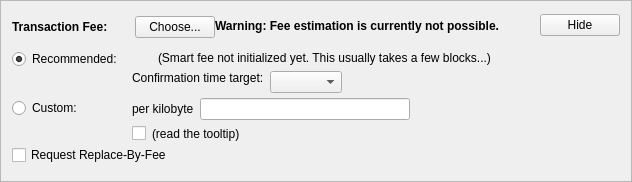
      <widget class="QFrame" name="frameFee">
       <property name="sizePolicy">
        <sizepolicy hsizetype="Preferred" vsizetype="Fixed">
         <horstretch>0</horstretch>
         <verstretch>0</verstretch>
        </sizepolicy>
       </property>
       <property name="frameShape">
        <enum>QFrame::StyledPanel</enum>
       </property>
       <property name="frameShadow">
        <enum>QFrame::Raised</enum>
       </property>
       <layout class="QVBoxLayout" name="verticalLayout_5">
        <item>
         <layout class="QVBoxLayout" name="verticalLayoutFee2" stretch="0,0,0">
          <property name="spacing">
           <number>0</number>
          </property>
          <property name="leftMargin">
           <number>0</number>
          </property>
          <property name="topMargin">
           <number>0</number>
          </property>
          <item>
           <layout class="QHBoxLayout" name="horizontalLayoutFee1">
            <property name="bottomMargin">
             <number>0</number>
            </property>
            <item>
             <layout class="QVBoxLayout" name="verticalLayoutFee7">
              <property name="spacing">
               <number>0</number>
              </property>
              <item>
               <spacer name="verticalSpacerSmartFee">
                <property name="orientation">
                 <enum>Qt::Vertical</enum>
                </property>
                <property name="sizeType">
                 <enum>QSizePolicy::Fixed</enum>
                </property>
                <property name="sizeHint" stdset="0">
                 <size>
                  <width>1</width>
                  <height>4</height>
                 </size>
                </property>
               </spacer>
              </item>
              <item>
               <layout class="QHBoxLayout" name="horizontalLayoutSmartFee">
                <property name="spacing">
                 <number>10</number>
                </property>
                <item>
                 <widget class="QLabel" name="labelFeeHeadline">
                  <property name="sizePolicy">
                   <sizepolicy hsizetype="Preferred" vsizetype="Maximum">
                    <horstretch>0</horstretch>
                    <verstretch>0</verstretch>
                   </sizepolicy>
                  </property>
                  <property name="font">
                   <font>
                    <weight>75</weight>
                    <bold>true</bold>
                   </font>
                  </property>
                  <property name="styleSheet">
                   <string notr="true">font-weight:bold;</string>
                  </property>
                  <property name="text">
                   <string>Transaction Fee:</string>
                  </property>
                 </widget>
                </item>
                <item>
                 <widget class="QLabel" name="labelFeeMinimized">
                  <property name="text">
                   <string/>
                  </property>
                 </widget>
                </item>
                <item>
                 <widget class="QPushButton" name="buttonChooseFee">
                  <property name="text">
                   <string>Choose...</string>
                  </property>
                 </widget>
                </item>
               </layout>
              </item>
              <item>
               <spacer name="verticalSpacer_5">
                <property name="orientation">
                 <enum>Qt::Vertical</enum>
                </property>
                <property name="sizeHint" stdset="0">
                 <size>
                  <width>1</width>
                  <height>1</height>
                 </size>
                </property>
               </spacer>
              </item>
             </layout>
            </item>
            <item>
             <widget class="QLabel" name="fallbackFeeWarningLabel">
              <property name="font">
               <font>
                <weight>75</weight>
                <bold>true</bold>
               </font>
              </property>
              <property name="toolTip">
               <string>Using the fallbackfee can result in sending a transaction that will take several hours or days (or never) to confirm. Consider choosing your fee manually or wait until you have validated the complete chain.</string>
              </property>
              <property name="text">
               <string>Warning: Fee estimation is currently not possible.</string>
              </property>
              <property name="wordWrap">
               <bool>false</bool>
              </property>
             </widget>
            </item>
            <item>
             <spacer name="horizontalSpacer_5">
              <property name="orientation">
               <enum>Qt::Horizontal</enum>
              </property>
              <property name="sizeType">
               <enum>QSizePolicy::MinimumExpanding</enum>
              </property>
              <property name="sizeHint" stdset="0">
               <size>
                <width>40</width>
                <height>20</height>
               </size>
              </property>
             </spacer>
            </item>
            <item>
             <widget class="QPushButton" name="buttonMinimizeFee">
              <property name="toolTip">
               <string>collapse fee-settings</string>
              </property>
              <property name="text">
               <string>Hide</string>
              </property>
             </widget>
            </item>
           </layout>
          </item>
          <item>
           <widget class="QFrame" name="frameFeeSelection">
            <layout class="QVBoxLayout" name="verticalLayoutFee12">
             <property name="spacing">
              <number>0</number>
             </property>
             <property name="leftMargin">
              <number>0</number>
             </property>
             <property name="topMargin">
              <number>0</number>
             </property>
             <property name="rightMargin">
              <number>0</number>
             </property>
             <property name="bottomMargin">
              <number>0</number>
             </property>
             <item>
              <layout class="QGridLayout" name="gridLayoutFee">
               <property name="topMargin">
                <number>10</number>
               </property>
               <property name="bottomMargin">
                <number>4</number>
               </property>
               <property name="horizontalSpacing">
                <number>10</number>
               </property>
               <property name="verticalSpacing">
                <number>4</number>
               </property>
               <item row="1" column="1">
                <layout class="QVBoxLayout" name="verticalLayoutFee8">
                 <property name="spacing">
                  <number>6</number>
                 </property>
                 <item>
                  <layout class="QHBoxLayout" name="horizontalLayoutFee13">
                   <item>
                    <widget class="QLabel" name="labelCustomPerKilobyte">
                     <property name="toolTip">
                      <string>If the custom fee is set to 1000 satoshis and the transaction is only 250 bytes, then &quot;per kilobyte&quot; only pays 250 satoshis in fee, while &quot;total at least&quot; pays 1000 satoshis. For transactions bigger than a kilobyte both pay by kilobyte.</string>
                     </property>
                     <property name="text">
                      <string>per kilobyte</string>
                     </property>
                    </widget>
                   </item>
                   <item>
                    <widget class="RitoAmountField" name="customFee"/>
                   </item>
                   <item>
                    <spacer name="horizontalSpacer_6">
                     <property name="orientation">
                      <enum>Qt::Horizontal</enum>
                     </property>
                     <property name="sizeHint" stdset="0">
                      <size>
                       <width>1</width>
                       <height>1</height>
                      </size>
                     </property>
                    </spacer>
                   </item>
                  </layout>
                 </item>
                 <item>
                  <layout class="QHBoxLayout" name="horizontalLayoutFee8">
                   <item>
                    <widget class="QCheckBox" name="checkBoxMinimumFee">
                     <property name="toolTip">
                      <string>Paying only the minimum fee is just fine as long as there is less transaction volume than space in the blocks. But be aware that this can end up in a never confirming transaction once there is more demand for rito transactions than the network can process.</string>
                     </property>
                     <property name="text">
                      <string/>
                     </property>
                    </widget>
                   </item>
                   <item>
                    <widget class="QLabel" name="labelMinFeeWarning">
                     <property name="enabled">
                      <bool>true</bool>
                     </property>
                     <property name="toolTip">
                      <string>Paying only the minimum fee is just fine as long as there is less transaction volume than space in the blocks. But be aware that this can end up in a never confirming transaction once there is more demand for rito transactions than the network can process.</string>
                     </property>
                     <property name="text">
                      <string>(read the tooltip)</string>
                     </property>
                     <property name="margin">
                      <number>5</number>
                     </property>
                    </widget>
                   </item>
                   <item>
                    <spacer name="horizontalSpacer_7">
                     <property name="orientation">
                      <enum>Qt::Horizontal</enum>
                     </property>
                     <property name="sizeHint" stdset="0">
                      <size>
                       <width>1</width>
                       <height>1</height>
                      </size>
                     </property>
                    </spacer>
                   </item>
                  </layout>
                 </item>
                </layout>
               </item>
               <item row="0" column="0">
                <layout class="QVBoxLayout" name="verticalLayoutFee4" stretch="0,1">
                 <item>
                  <widget class="QRadioButton" name="radioSmartFee">
                   <property name="text">
                    <string>Recommended:</string>
                   </property>
                   <property name="checked">
                    <bool>true</bool>
                   </property>
                   <attribute name="buttonGroup">
                    <string notr="true">groupFee</string>
                   </attribute>
                  </widget>
                 </item>
                 <item>
                  <spacer name="verticalSpacer_4">
                   <property name="orientation">
                    <enum>Qt::Vertical</enum>
                   </property>
                   <property name="sizeHint" stdset="0">
                    <size>
                     <width>1</width>
                     <height>1</height>
                    </size>
                   </property>
                  </spacer>
                 </item>
                </layout>
               </item>
               <item row="1" column="0">
                <layout class="QVBoxLayout" name="verticalLayoutFee9" stretch="0,1">
                 <item>
                  <widget class="QRadioButton" name="radioCustomFee">
                   <property name="text">
                    <string>Custom:</string>
                   </property>
                   <attribute name="buttonGroup">
                    <string notr="true">groupFee</string>
                   </attribute>
                  </widget>
                 </item>
                 <item>
                  <spacer name="verticalSpacer_6">
                   <property name="orientation">
                    <enum>Qt::Vertical</enum>
                   </property>
                   <property name="sizeHint" stdset="0">
                    <size>
                     <width>1</width>
                     <height>1</height>
                    </size>
                   </property>
                  </spacer>
                 </item>
                </layout>
               </item>
               <item row="0" column="1">
                <layout class="QVBoxLayout" name="verticalLayoutFee3" stretch="0,0,1">
                 <property name="spacing">
                  <number>6</number>
                 </property>
                 <property name="topMargin">
                  <number>2</number>
                 </property>
                 <item>
                  <layout class="QHBoxLayout" name="horizontalLayoutFee12">
                   <item>
                    <widget class="QLabel" name="labelSmartFee">
                     <property name="text">
                      <string/>
                     </property>
                     <property name="margin">
                      <number>2</number>
                     </property>
                    </widget>
                   </item>
                   <item>
                    <widget class="QLabel" name="labelFeeEstimation">
                     <property name="text">
                      <string/>
                     </property>
                    </widget>
                   </item>
                   <item>
                    <widget class="QLabel" name="labelSmartFee2">
                     <property name="text">
                      <string>(Smart fee not initialized yet. This usually takes a few blocks...)</string>
                     </property>
                     <property name="margin">
                      <number>2</number>
                     </property>
                    </widget>
                   </item>
                   <item>
                    <spacer name="horizontalSpacer_8">
                     <property name="orientation">
                      <enum>Qt::Horizontal</enum>
                     </property>
                     <property name="sizeHint" stdset="0">
                      <size>
                       <width>1</width>
                       <height>1</height>
                      </size>
                     </property>
                    </spacer>
                   </item>
                  </layout>
                 </item>
                 <item>
                  <layout class="QHBoxLayout" name="horizontalLayoutFee9">
                   <item>
                    <layout class="QVBoxLayout" name="verticalLayoutFee6">
                     <item>
                      <widget class="QLabel" name="labelSmartFee3">
                       <property name="text">
                        <string>Confirmation time target:</string>
                       </property>
                       <property name="margin">
                        <number>2</number>
                       </property>
                      </widget>
                     </item>
                     <item>
                      <spacer name="verticalSpacer_7">
                       <property name="orientation">
                        <enum>Qt::Vertical</enum>
                       </property>
                       <property name="sizeHint" stdset="0">
                        <size>
                         <width>1</width>
                         <height>1</height>
                        </size>
                       </property>
                      </spacer>
                     </item>
                    </layout>
                   </item>
                   <item>
                    <layout class="QVBoxLayout" name="verticalLayoutFee5">
                     <property name="rightMargin">
                      <number>30</number>
                     </property>
                     <item>
                      <layout class="QHBoxLayout" name="horizontalLayoutConfTarget">
                       <property name="bottomMargin">
                        <number>0</number>
                       </property>
                       <item>
                        <widget class="QComboBox" name="confTargetSelector"/>
                       </item>
                       <item>
                        <spacer name="horizontalSpacerConfTarget">
                         <property name="orientation">
                          <enum>Qt::Horizontal</enum>
                         </property>
                         <property name="sizeHint" stdset="0">
                          <size>
                           <width>40</width>
                           <height>20</height>
                          </size>
                         </property>
                        </spacer>
                       </item>
                      </layout>
                     </item>
                    </layout>
                   </item>
                  </layout>
                 </item>
                 <item>
                  <spacer name="verticalSpacer_8">
                   <property name="orientation">
                    <enum>Qt::Vertical</enum>
                   </property>
                   <property name="sizeHint" stdset="0">
                    <size>
                     <width>1</width>
                     <height>1</height>
                    </size>
                   </property>
                  </spacer>
                 </item>
                </layout>
               </item>
              </layout>
             </item>
             <item>
              <widget class="QCheckBox" name="optInRBF">
               <property name="toolTip">
                <string>Indicates that the sender may wish to replace this transaction with a new one paying higher fees (prior to being confirmed).</string>
               </property>
               <property name="text">
                <string>Request Replace-By-Fee</string>
               </property>
              </widget>
             </item>
            </layout>
           </widget>
          </item>
          <item>
           <spacer name="verticalSpacerFee">
            <property name="orientation">
             <enum>Qt::Vertical</enum>
            </property>
            <property name="sizeType">
             <enum>QSizePolicy::Expanding</enum>
            </property>
            <property name="sizeHint" stdset="0">
             <size>
              <width>40</width>
              <height>5</height>
             </size>
            </property>
           </spacer>
          </item>
         </layout>
        </item>
       </layout>
      </widget>
